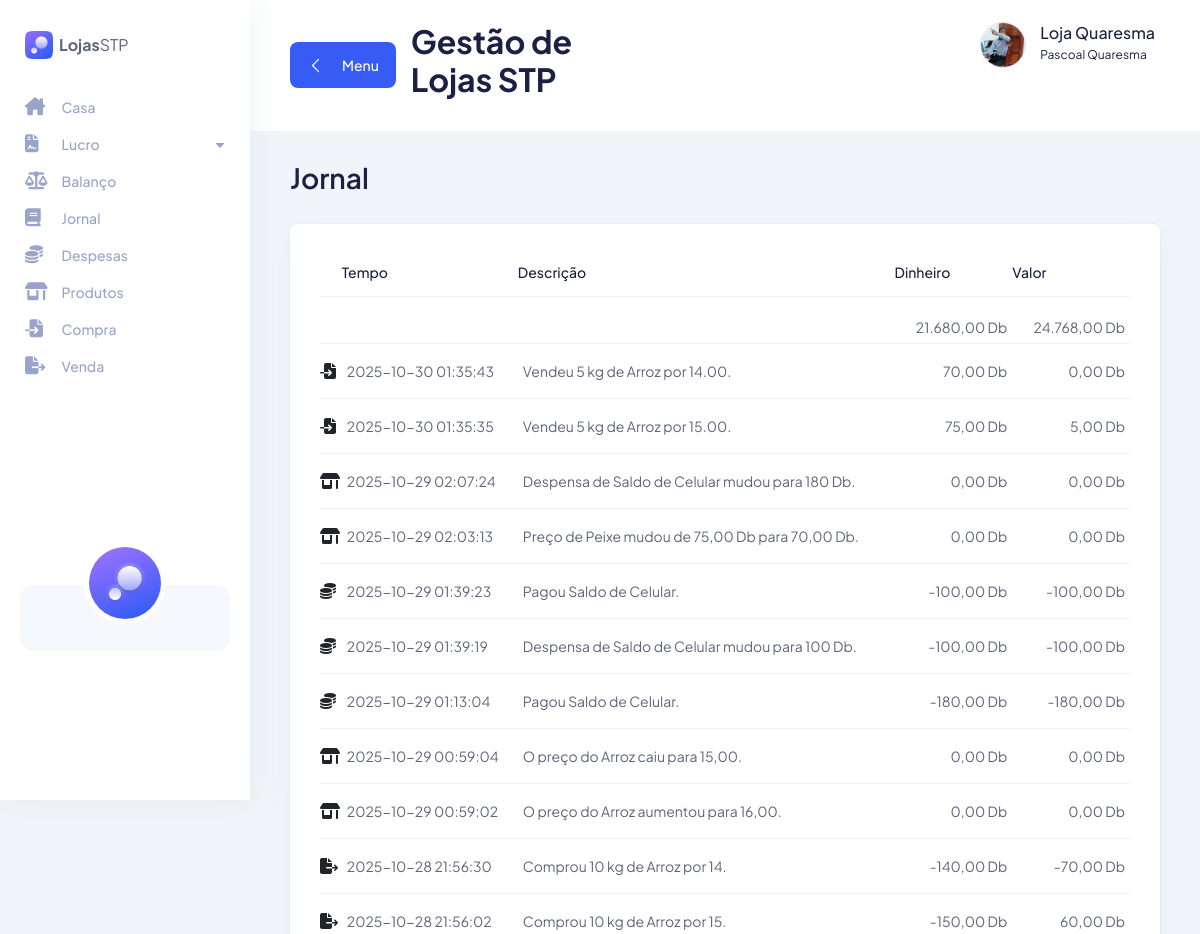
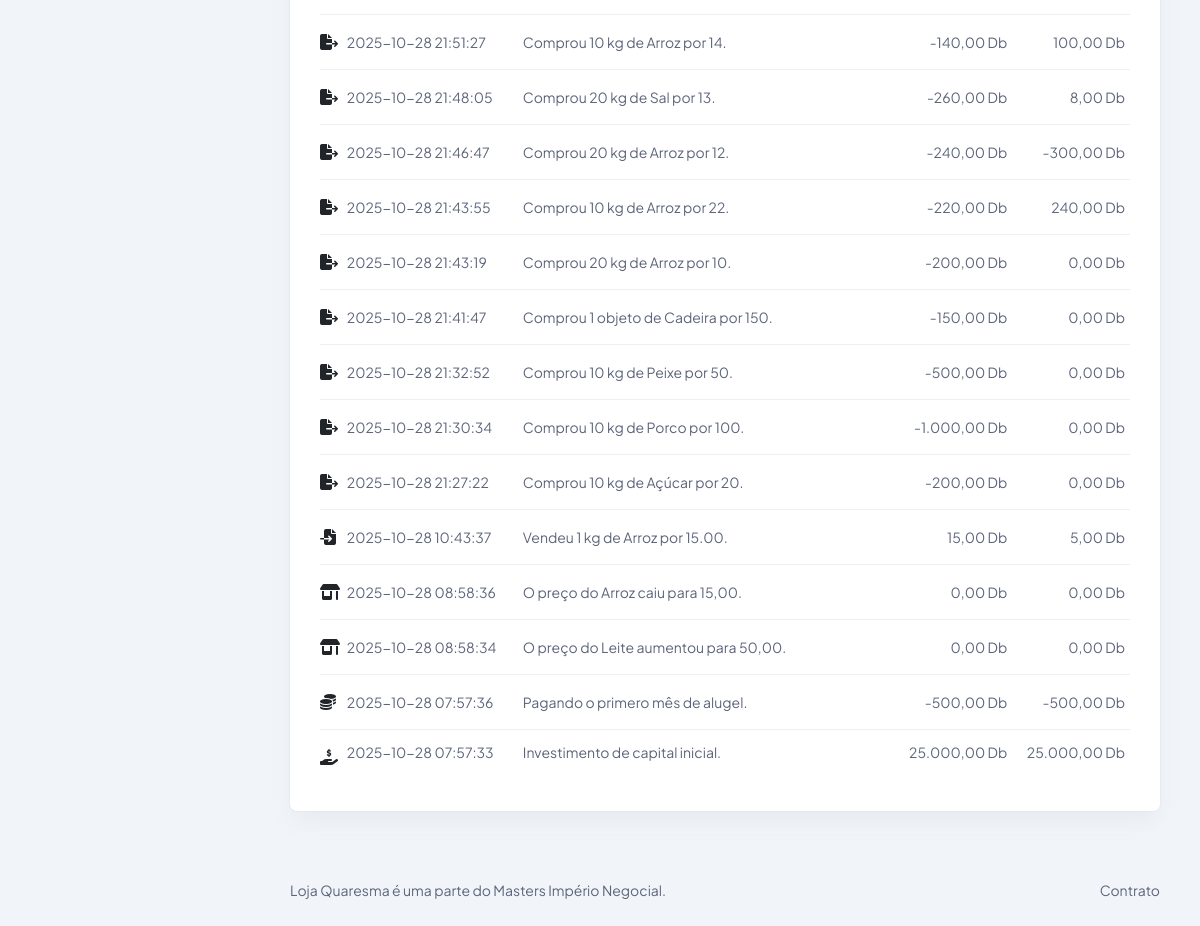
Page /journal on the committed database (2 pictures, top to bottom).
### website/models.py (models this page shows)
class Entry(db.Model): # An entry in the journal
    entry_id = db.Column(db.Integer, primary_key = True)
    entry_type = db.Column(db.Integer)
    time = db.Column(db.DateTime(timezone = False), default = func.now())
    cash = db.Column(db.Numeric(9, 2))
    equity = db.Column(db.Numeric(9, 2))
    message = db.Column(db.String(200))

### website/views.py (the view)
@views.route("/journal")
def journal():
    store = Store.query.first()
    store = {
        "name": store.store_name,
        "cash": format_de(de.Decimal(store.cash)),
        "equity": format_de(de.Decimal(store.equity))
    }
    entries = Entry.query.order_by(Entry.time.desc())
    entries = [
        {
            "entry_type": e.entry_type,
            "time": e.time,
            "message": e.message,
            "cash": format_de(de.Decimal(e.cash)),
            "equity": format_de(de.Decimal(e.equity))
        } for e in entries
    ]
    return fl.render_template("journal.html", store = store, entries = entries)

### website/templates/journal.html (shortened to what this page needs)
{% extends "base.html" %}
{% block title %} Jornal {% endblock %}
{% block main %}
  <div class = "tables-wrapper">
    <div class = "row">
      <div class = "col-lg-12">
        <div class = "card-style mb-30">
          <div class = "table-wrapper table-responsive">
            <table class = "table">
              <thead>
                <tr>
                  <th>
                  </th>
                  <th>
                    <h6> Tempo </h6>
                  </th>
                  <th>
                    <h6> Descrição </h6>
                  </th>
                  <th>
                    <h6> Dinheiro </h6>
                  </th>
                  <th>
                    <h6> Valor </h6>
                  </th>
                </tr>
              </thead>
              <tbody>
                <tr>
                  <td>
                  </td>
                  <td class = "min-width">
                  </td>
                  <td class = "min-width">
                  </td>
                  <td class = "min-width">
                    <p style = "text-align: right;"> {{ store.cash }} Db </p>
                  </td>
                  <td class = "min-width">
                    <p style = "text-align: right;"> {{ store.equity }} Db </p>
                  </td>
                </tr>
                {% for e in entries %}
                  <tr>
                    <td>
                      {% if e.entry_type == 1 %}
                        <i class = "fa-solid fa-file-import"></i>
                      {% elif e.entry_type == 2 %}
                        <i class = "fa-solid fa-file-export"></i>
                      {% elif e.entry_type == 3 %}
                        <i class = "fa-solid fa-coins"></i>
                      {% elif e.entry_type == 4 %}
                        <i class = "fa-solid fa-truck-fast"></i>
                      {% elif e.entry_type == 5 %}
                        <i class = "fa-solid fa-hand-holding-dollar"></i>
                      {% elif e.entry_type == 6 %}
                        <i class = "fa-solid fa-shop"></i>
                      {% endif %}
                    </td>
                    <td class = "min-width">
                      <p> {{e.time}} </p>
                    </td>
                    <td class = "min-width">
                      <p> {{ e.message }} </p>
                    </td>
                    <td class = "min-width">
                      <p style = "text-align: right;"> {{ e.cash }} Db </p>
                    </td>
                    <td class = "min-width">
                      <p style = "text-align: right;"> {{ e.equity }} Db </p>
                    </td>
                  </tr>
                {% endfor %}
              </tbody>
            </table>
          </div>
        </div>
      </div>
    </div>
  </div>
{% endblock %}

### website/templates/base.html (shortened to what this page needs)
<!DOCTYPE html>
<html lang = "pt">
  <head>
    <link rel = "stylesheet" href = "{{ url_for('static', filename = 'css/bootstrap.min.css') }}" />
    <link rel = "stylesheet" href = "{{ url_for('static', filename = 'css/lineicons.css') }}" />
    <link rel = "stylesheet" href = "{{ url_for('static', filename = 'css/materialdesignicons.min.css') }}" />
    <link rel = "stylesheet" href = "{{ url_for('static', filename = 'css/fullcalendar.css') }}" />
    <link rel = "stylesheet" href = "{{ url_for('static', filename = 'css/main.css') }}" />
    <link rel = "stylesheet" href = "https://cdnjs.cloudflare.com/ajax/libs/font-awesome/6.6.0/css/all.min.css"/>
  </head>
  <body>
    <aside class = "sidebar-nav-wrapper">
      <div class = "navbar-logo" style = "display: flex; align-items: center;">
        <img src = "{{ url_for('static', filename = 'images/logo/menu.png') }}" alt = "logo"/>
        <span><b>Lojas</b>STP</span>
      </div>
      <nav class = "sidebar-nav">
        <ul>
          <li class = "nav-item">
            <a href = "/">
              <span class = "icon" style = "width: 30px;">
                <i class = "fa-solid fa-house-chimney"></i>
              </span>
              <span class = "text"> Casa </span>
            </a>
          </li>
          <li class="nav-item nav-item-has-children">
            <a href = "#0" class = "collapsed" data-bs-toggle = "collapse"
              data-bs-target = "#ddmenu_2" aria-controls = "ddmenu_2"
              aria-expanded = "false" aria-label = "Toggle navigation">
              <span class = "icon" style = "width: 30px;">
                <i class = "fa-solid fa-file-contract"></i>
              </span>
              <span class = "text"> Lucro </span>
            </a>
          </li>
          <li class = "nav-item">
            <a href = "/balance">
              <span class = "icon" style = "width: 30px;">
                <i class = "fa-solid fa-scale-balanced"></i>
              </span>
              <span class = "text"> Balanço </span>
            </a>
          </li>
          <li class = "nav-item">
            <a href = "/journal">
              <span class = "icon" style = "width: 30px;">
                <i class = "fa-solid fa-book"></i>
              </span>
              <span class = "text"> Jornal </span>
            </a>
          </li>
          <li class = "nav-item">
            <a href = "/bills">
              <span class = "icon" style = "width: 30px;">
                <i class = "fa-solid fa-coins"></i>
              </span>
              <span class = "text"> Despesas </span>
            </a>
          </li>
          <li class = "nav-item">
            <a href = "/products">
              <span class = "icon" style = "width: 30px;">
                <i class = "fa-solid fa-shop"></i>
              </span>
              <span class = "text"> Produtos </span>
            </a>
          </li>
          <li class = "nav-item">
            <a href = "/purchases">
              <span class = "icon" style = "width: 30px;">
                <i class = "fa-solid fa-file-import"></i>
              </span>
              <span class = "text"> Compra </span>
            </a>
          </li>
          <li class = "nav-item">
            <a href = "/sales">
              <span class = "icon" style = "width: 30px;">
                <i class = "fa-solid fa-file-export"></i>
              </span>
              <span class = "text"> Venda </span>
            </a>
          </li>
        </ul>
      </nav>
      <div class="promo-box">
        <div class="promo-icon">
          <img class="mx-auto" src = "{{ url_for('static', filename = 'images/logo/logo-icon-big.svg') }}" alt="Logo">
        </div>
      </div>
    </aside>
    <main class="main-wrapper">
      <header class="header">
        <div class="container-fluid">
          <div class="row">
            <div class="col-lg-5 col-md-5 col-6">
              <div class="header-left d-flex align-items-center">
                <div class="menu-toggle-btn mr-15">
                  <button id="menu-toggle" class="main-btn primary-btn btn-hover">
                    <i class="lni lni-chevron-left me-2"></i> Menu
                  </button>
                </div>
                <div class="header-search d-none d-md-flex">
                  <h1 class="mb-10"> Gestão de Lojas STP</h1>
                </div>
              </div>
            </div>
            <div class="col-lg-7 col-md-7 col-6">
              <div class="header-right">
                <div class="profile-box ml-15">
                  <button class="dropdown-toggle bg-transparent border-0" type="button" id="profile"
                    data-bs-toggle="dropdown" aria-expanded="false">
                    <div class="profile-info">
                      <div class="info">
                        <div class="image">
                          <img src = "{{ url_for('static', filename = 'images/profile/profile.png') }}" alt="" />
                        </div>
                        <div>
                          <h6 class="fw-500"> Loja Quaresma</h6>
                          <p> Pascoal Quaresma </p>
                        </div>
                      </div>
                    </div>
                  </button>
                </div>
              </div>
            </div>
          </div>
        </div>
      </header>
      <section class="table-components">
        <div class="container-fluid">
          <div class="title-wrapper pt-30">
            <div class="row align-items-center">
              <div class="col-md-6">
                <div class="title">
                  <h2> {% block title %} {% endblock %} </h2>
                </div>
              </div>
            </div>
          </div>
          {% block main %} {% endblock %}
        </div>
      </section>
      <footer class = "footer">
        <div class = "container-fluid">
          <div class = "row">
            <div class = "col-md-6 order-last order-md-first">
              <div class = "copyright text-center text-md-start">
                <p class = "text-sm">
                  Loja Quaresma é uma parte do Masters Império Negocial.
                </p>
              </div>
            </div>
            <div class = "col-md-6">
              <div class = "terms d-flex justify-content-center justify-content-md-end">
                <a href = "/contract" class = "text-sm"> Contrato </a>
              </div>
            </div>
          </div>
        </div>
      </footer>
    </main>
  </body>
</html>

### website/static/css/fullcalendar.css (style rules this page uses)
:root { --fc-daygrid-event-dot-width:8px;--fc-list-event-dot-width:10px;--fc-list-event-hover-bg-color:#f5f5f5 }

### rows in the picture
Entry: time "2025-10-30 01:35:43", message "Vendeu 5 kg de Arroz por 14.00.", cash "70,00", equity "0,00"
Entry: time "2025-10-30 01:35:35", message "Vendeu 5 kg de Arroz por 15.00.", cash "75,00", equity "5,00"
Entry: time "2025-10-29 02:07:24", message "Despensa de Saldo de Celular mudou para 180 Db.", cash "0,00", equity "0,00"
Entry: time "2025-10-29 02:03:13", message "Preço de Peixe mudou de 75,00 Db para 70,00 Db.", cash "0,00", equity "0,00"
Entry: time "2025-10-29 01:39:23", message "Pagou Saldo de Celular.", cash "-100,00", equity "-100,00"
Entry: time "2025-10-29 01:39:19", message "Despensa de Saldo de Celular mudou para 100 Db.", cash "-100,00", equity "-100,00"
Entry: time "2025-10-29 01:13:04", message "Pagou Saldo de Celular.", cash "-180,00", equity "-180,00"
Entry: time "2025-10-29 00:59:04", message "O preço do Arroz caiu para 15,00.", cash "0,00", equity "0,00"
Entry: time "2025-10-29 00:59:02", message "O preço do Arroz aumentou para 16,00.", cash "0,00", equity "0,00"
Entry: time "2025-10-28 21:56:30", message "Comprou 10 kg de Arroz por 14.", cash "-140,00", equity "-70,00"
Entry: time "2025-10-28 21:56:02", message "Comprou 10 kg de Arroz por 15.", cash "-150,00", equity "60,00"
Entry: time "2025-10-28 21:51:27", message "Comprou 10 kg de Arroz por 14.", cash "-140,00", equity "100,00"
Entry: time "2025-10-28 21:48:05", message "Comprou 20 kg de Sal por 13.", cash "-260,00", equity "8,00"
Entry: time "2025-10-28 21:46:47", message "Comprou 20 kg de Arroz por 12.", cash "-240,00", equity "-300,00"
Entry: time "2025-10-28 21:43:55", message "Comprou 10 kg de Arroz por 22.", cash "-220,00", equity "240,00"
Entry: time "2025-10-28 21:43:19", message "Comprou 20 kg de Arroz por 10.", cash "-200,00", equity "0,00"
Entry: time "2025-10-28 21:41:47", message "Comprou 1 objeto de Cadeira por 150.", cash "-150,00", equity "0,00"
Entry: time "2025-10-28 21:32:52", message "Comprou 10 kg de Peixe por 50.", cash "-500,00", equity "0,00"
Entry: time "2025-10-28 21:30:34", message "Comprou 10 kg de Porco por 100.", cash "-1.000,00", equity "0,00"
Entry: time "2025-10-28 21:27:22", message "Comprou 10 kg de Açúcar por 20.", cash "-200,00", equity "0,00"
Entry: time "2025-10-28 10:43:37", message "Vendeu 1 kg de Arroz por 15.00.", cash "15,00", equity "5,00"
Entry: time "2025-10-28 08:58:36", message "O preço do Arroz caiu para 15,00.", cash "0,00", equity "0,00"
Entry: time "2025-10-28 08:58:34", message "O preço do Leite aumentou para 50,00.", cash "0,00", equity "0,00"
Entry: time "2025-10-28 07:57:36", message "Pagando o primero mês de alugel.", cash "-500,00", equity "-500,00"
Entry: time "2025-10-28 07:57:33", message "Investimento de capital inicial.", cash "25.000,00", equity "25.000,00"

### other values in the picture
{{ store.cash }} "21.680,00"
{{ store.equity }} "24.768,00"
